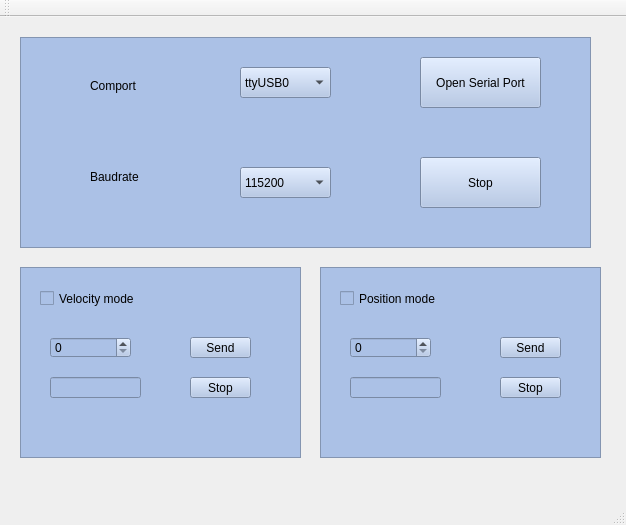
<?xml version="1.0" encoding="UTF-8"?>
<ui version="4.0">
 <class>MainWindow</class>
 <widget class="QMainWindow" name="MainWindow">
  <property name="geometry">
   <rect>
    <x>0</x>
    <y>0</y>
    <width>626</width>
    <height>525</height>
   </rect>
  </property>
  <property name="windowTitle">
   <string>MainWindow</string>
  </property>
  <widget class="QWidget" name="centralWidget">
   <widget class="QFrame" name="Port">
    <property name="geometry">
     <rect>
      <x>20</x>
      <y>20</y>
      <width>571</width>
      <height>211</height>
     </rect>
    </property>
    <property name="styleSheet">
     <string notr="true">background-color: rgb(171, 193, 230);</string>
    </property>
    <property name="frameShape">
     <enum>QFrame::StyledPanel</enum>
    </property>
    <property name="frameShadow">
     <enum>QFrame::Raised</enum>
    </property>
    <widget class="QPushButton" name="openPB">
     <property name="geometry">
      <rect>
       <x>400</x>
       <y>20</y>
       <width>121</width>
       <height>51</height>
      </rect>
     </property>
     <property name="text">
      <string>Open Serial Port</string>
     </property>
    </widget>
    <widget class="QPushButton" name="stopPB">
     <property name="geometry">
      <rect>
       <x>400</x>
       <y>120</y>
       <width>121</width>
       <height>51</height>
      </rect>
     </property>
     <property name="text">
      <string>Stop</string>
     </property>
    </widget>
    <widget class="QLabel" name="portLB">
     <property name="geometry">
      <rect>
       <x>70</x>
       <y>40</y>
       <width>67</width>
       <height>17</height>
      </rect>
     </property>
     <property name="text">
      <string>Comport</string>
     </property>
    </widget>
    <widget class="QLabel" name="baudLB">
     <property name="geometry">
      <rect>
       <x>70</x>
       <y>130</y>
       <width>67</width>
       <height>20</height>
      </rect>
     </property>
     <property name="text">
      <string>Baudrate</string>
     </property>
    </widget>
    <widget class="QComboBox" name="usbCB">
     <property name="geometry">
      <rect>
       <x>220</x>
       <y>30</y>
       <width>91</width>
       <height>31</height>
      </rect>
     </property>
     <item>
      <property name="text">
       <string>ttyUSB0</string>
      </property>
     </item>
     <item>
      <property name="text">
       <string>ttyUSB1</string>
      </property>
     </item>
     <item>
      <property name="text">
       <string>ttyUSB2</string>
      </property>
     </item>
    </widget>
    <widget class="QComboBox" name="baudCB">
     <property name="geometry">
      <rect>
       <x>220</x>
       <y>130</y>
       <width>91</width>
       <height>31</height>
      </rect>
     </property>
     <item>
      <property name="text">
       <string>115200</string>
      </property>
     </item>
     <item>
      <property name="text">
       <string>9600</string>
      </property>
     </item>
    </widget>
   </widget>
   <widget class="QFrame" name="Speed">
    <property name="geometry">
     <rect>
      <x>20</x>
      <y>250</y>
      <width>281</width>
      <height>191</height>
     </rect>
    </property>
    <property name="styleSheet">
     <string notr="true">background-color: rgb(171, 193, 230);</string>
    </property>
    <property name="frameShape">
     <enum>QFrame::StyledPanel</enum>
    </property>
    <property name="frameShadow">
     <enum>QFrame::Raised</enum>
    </property>
    <widget class="QPushButton" name="SpeedStopPB">
     <property name="geometry">
      <rect>
       <x>170</x>
       <y>110</y>
       <width>61</width>
       <height>21</height>
      </rect>
     </property>
     <property name="text">
      <string>Stop</string>
     </property>
    </widget>
    <widget class="QSpinBox" name="SpeedSB">
     <property name="geometry">
      <rect>
       <x>30</x>
       <y>70</y>
       <width>81</width>
       <height>21</height>
      </rect>
     </property>
     <property name="maximum">
      <number>250</number>
     </property>
     <property name="singleStep">
      <number>10</number>
     </property>
    </widget>
    <widget class="QCheckBox" name="SpeedCB">
     <property name="geometry">
      <rect>
       <x>20</x>
       <y>20</y>
       <width>121</width>
       <height>23</height>
      </rect>
     </property>
     <property name="text">
      <string>Velocity mode</string>
     </property>
    </widget>
    <widget class="QPushButton" name="SpeedSendPB">
     <property name="geometry">
      <rect>
       <x>170</x>
       <y>70</y>
       <width>61</width>
       <height>21</height>
      </rect>
     </property>
     <property name="text">
      <string>Send</string>
     </property>
    </widget>
    <widget class="QLineEdit" name="SpeedLE">
     <property name="geometry">
      <rect>
       <x>30</x>
       <y>110</y>
       <width>91</width>
       <height>21</height>
      </rect>
     </property>
    </widget>
   </widget>
   <widget class="QFrame" name="Velocity">
    <property name="geometry">
     <rect>
      <x>320</x>
      <y>250</y>
      <width>281</width>
      <height>191</height>
     </rect>
    </property>
    <property name="styleSheet">
     <string notr="true">background-color: rgb(171, 193, 230);</string>
    </property>
    <property name="frameShape">
     <enum>QFrame::StyledPanel</enum>
    </property>
    <property name="frameShadow">
     <enum>QFrame::Raised</enum>
    </property>
    <widget class="QPushButton" name="PositionStopPB">
     <property name="geometry">
      <rect>
       <x>180</x>
       <y>110</y>
       <width>61</width>
       <height>21</height>
      </rect>
     </property>
     <property name="text">
      <string>Stop</string>
     </property>
    </widget>
    <widget class="QSpinBox" name="PositionSB">
     <property name="geometry">
      <rect>
       <x>30</x>
       <y>70</y>
       <width>81</width>
       <height>21</height>
      </rect>
     </property>
     <property name="maximum">
      <number>100000</number>
     </property>
     <property name="singleStep">
      <number>100</number>
     </property>
    </widget>
    <widget class="QCheckBox" name="PositionCB">
     <property name="geometry">
      <rect>
       <x>20</x>
       <y>20</y>
       <width>121</width>
       <height>23</height>
      </rect>
     </property>
     <property name="text">
      <string>Position mode</string>
     </property>
    </widget>
    <widget class="QPushButton" name="PositionSendPB">
     <property name="geometry">
      <rect>
       <x>180</x>
       <y>70</y>
       <width>61</width>
       <height>21</height>
      </rect>
     </property>
     <property name="text">
      <string>Send</string>
     </property>
    </widget>
    <widget class="QLineEdit" name="PositionLE">
     <property name="geometry">
      <rect>
       <x>30</x>
       <y>110</y>
       <width>91</width>
       <height>21</height>
      </rect>
     </property>
    </widget>
   </widget>
  </widget>
  <widget class="QMenuBar" name="menuBar">
   <property name="geometry">
    <rect>
     <x>0</x>
     <y>0</y>
     <width>626</width>
     <height>22</height>
    </rect>
   </property>
  </widget>
  <widget class="QToolBar" name="mainToolBar">
   <attribute name="toolBarArea">
    <enum>TopToolBarArea</enum>
   </attribute>
   <attribute name="toolBarBreak">
    <bool>false</bool>
   </attribute>
  </widget>
  <widget class="QStatusBar" name="statusBar"/>
 </widget>
 <layoutdefault spacing="6" margin="11"/>
 <resources/>
 <connections/>
</ui>
